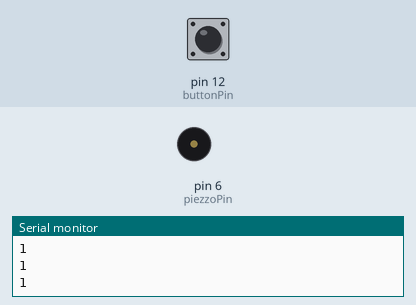
A sketch run on a simulated Arduino Uno, built with avr-gcc and run on an emulated ATmega328P. On the bench: buzzer (waves = sounding), the last lines printed to the serial monitor. Inputs (shaded band) come from the test bench; at power-on: pin 12 (buttonPin) HIGH.

Above: at 1.2 s.
1.3 s: pin 12 (buttonPin) pulled LOW for 0.15 s
At 7.8 s:
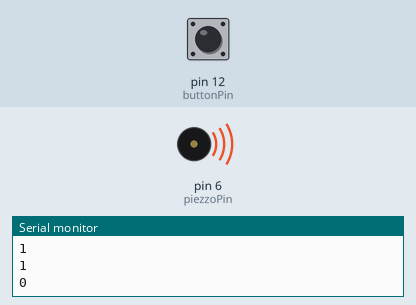
Timing chart, 0 to 10.4 s (numbered marks = the images above; inputs shaded):
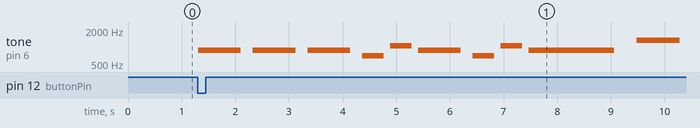

Measured:
- after the input at 1.3 s, tone on pin 6 (piezzoPin): plays 880 Hz for 0.80 s, 880 Hz for 0.80 s, 880 Hz for 0.80 s, 698 Hz for 0.40 s, 1046 Hz for 0.40 s, 880 Hz for 0.80 s … (10 notes in this stretch), starting at once

The sketch:

ImperialMarch.ino
```cpp
/* Toca o começo da Marcha Imperial ao pressionar
 *  um botão.
 *  Usa um Piezzo Buzzer
*/

//Pins
const int buttonPin = 12;
const int piezzoPin = 6;

// Variables
int buttonStatus = 0;
bool isPlaying = false;

// A5 as LA5 due to Arduino's Analog Pins
enum Note {F5, G5, bA5, LA5, bB5, B5, C6, D6, E6, F6, G6};

int noteFrequency(Note note) {
  int frequency = 0;

  switch(note) {
    case F5:
      frequency = 698;
      break;
    case G5:
      frequency = 783;
      break;
    case bA5:
      frequency = 830;
      break;
    case LA5:
      frequency = 880;
      break;
    case bB5:
      frequency = 932;
      break;
    case B5:
      frequency = 987;
      break;
    case C6:
      frequency = 1046;
      break;
    case D6:
      frequency = 1174;
      break;
    case E6:
      frequency = 1318;
      break;
    case F6:
      frequency = 1396;
      break;
    case G6:
      frequency = 1567;
      break;
   }

   return frequency;
}

void sing(Note note, float time) {

   int frequency = noteFrequency(note);
   int duration = time * 800;
   int silence = time * 200;

   tone(piezzoPin,frequency,duration);
   delay(duration + 10);

   tone(piezzoPin,0,silence);
   delay(silence + 10);
}


void imperial_march() {

    //1 Compasso
    sing(LA5,1);
    sing(LA5,1);
    sing(LA5,1);
    sing(F5,0.5);
    sing(C6,0.5);

    //2 Compasso
    sing(LA5,1);
    sing(F5,0.5);
    sing(C6,0.5);
    sing(LA5,2);

    //3 Compasso
    sing(E6,1);
    sing(E6,1);
    sing(E6,1);
    sing(F6,0.5);
    sing(C6,0.5);

    //4 Compasso
    sing(bA5,1);
    sing(F5,0.5);
    sing(C6,0.5);
    sing(LA5,2);

}


void setup() {
  Serial.begin(9600);

  pinMode(buttonPin, INPUT_PULLUP);
  pinMode(piezzoPin, OUTPUT);

}

void loop() {
  buttonStatus = digitalRead(buttonPin);
  Serial.println(buttonStatus);

  if (buttonStatus == LOW && isPlaying == false) {
    isPlaying = true;

    imperial_march();

    isPlaying = false;
  }

}
```
